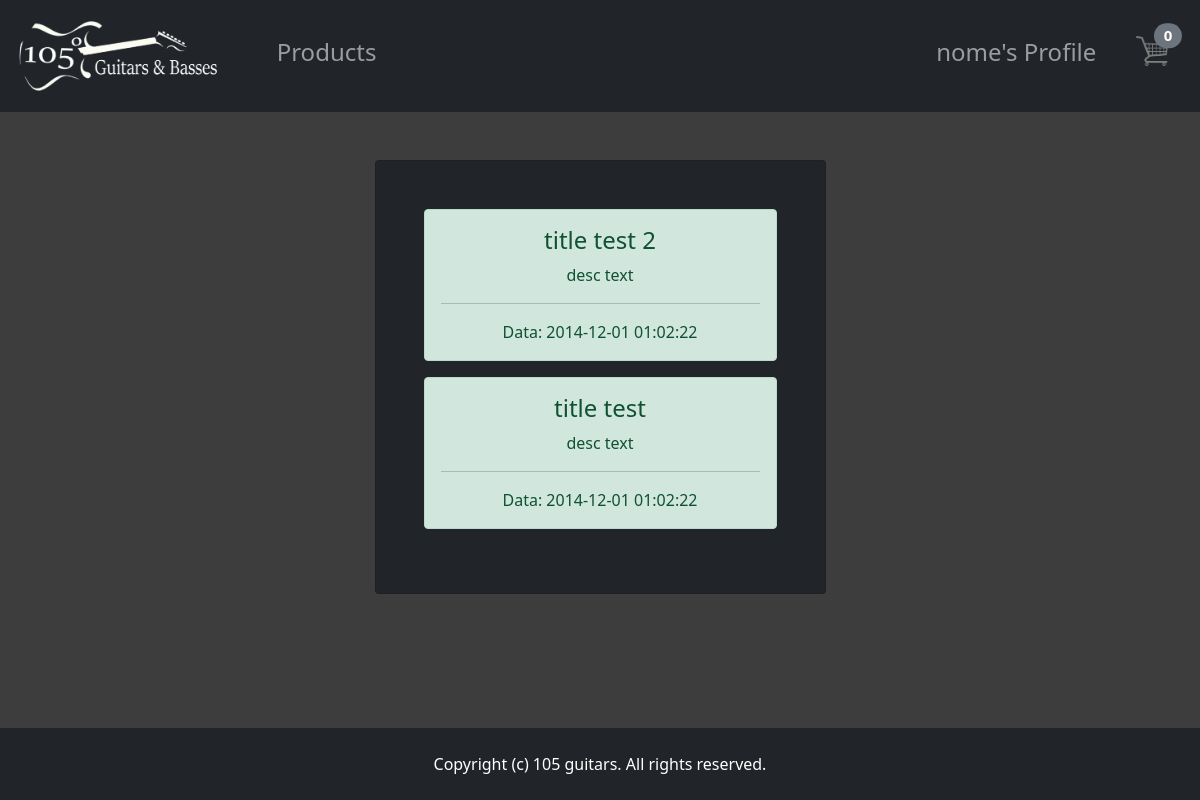
The app's page /notification_page.php (signed in), older data.
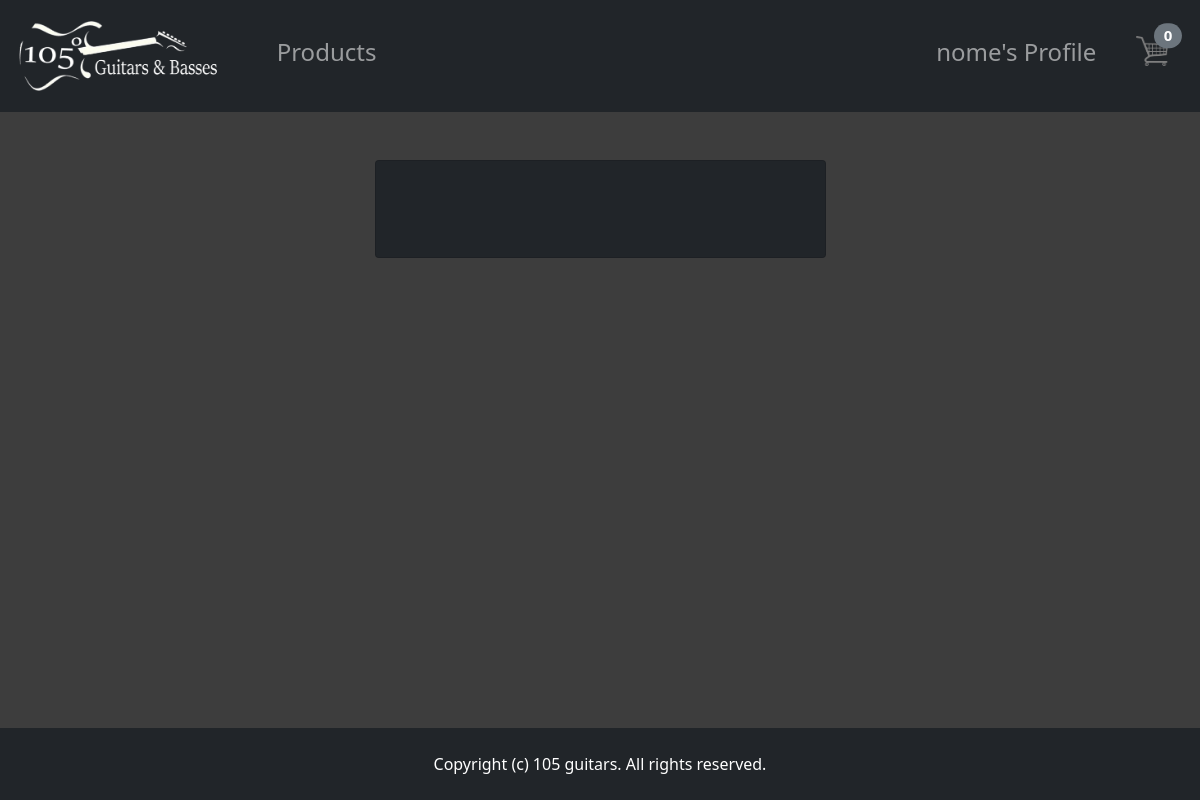
The same page, newer data.
### tables this page shows
create table notifica(
    codice int not null AUTO_INCREMENT,
    titolo varchar(256) not null,
    descrizione varchar(1024) not null,
    ID_UTENTE varchar(40) not null,
    relativa_carrello boolean not null,
    invio datetime not null,
    CONSTRAINT ID_NOTIF PRIMARY key (codice)
);

### template/base_page.php (called while the page is built)
<?php
require_once "bootstrap_page.php";
$params["profile-url"] = "login.php";
$params["user-name"] = "";
$params["articles-in-cart"] = !is_set_and_not_empty($_SESSION["articles-in-cart"]) ? 0 : count($_SESSION["articles-in-cart"]);
$params["jquery-source"] = "https://code.jquery.com/jquery-3.6.0.min.js";
if(isUserLoggedIn()) {
    $params["profile-url"] = $_SESSION["isadmin"] ? "seller_profile.php" : "user_profile.php";
    $params["user-name"] = $_SESSION["name"];
}
require "base.php";
?>

### notification_page.php (called while the page is built, shortened)
<?php
require_once "bootstrap_page.php";
$params["notifications"] = $the_db->getNotifications($_SESSION["email"]);
$params["name"] = "notification_page_template.php";
require "template/base_page.php"
?>

### database.php (called while the page is built, shortened)
<?php
class Database {
    private $db;
    public function __construct($servername, $username, $password, $dbname, $port){
        $this->db = new mysqli($servername, $username, $password, $dbname, $port);
    }
    public function getNotifications($email) {
        $stmt = $this->db->prepare("select codice, titolo, descrizione, ID_UTENTE, invio
                                    from notifica
                                    where notifica.ID_UTENTE = ?");
        $stmt->bind_param("s", $email);
        $stmt->execute();
        return $stmt->get_result()->fetch_all(MYSQLI_ASSOC);
    }
}
?>

### bootstrap_page.php (called while the page is built, shortened)
<?php
require_once "database.php";
require_once "functions.php";
$the_db = new Database("localhost", "root", "", "105guitars", 3306);
?>

### functions.php (called while the page is built, shortened)
<?php
function is_set_and_not_empty(&$var) {
    return isset($var) && !empty($var);
}
?>

### template/notification_page_template.php (the view)
<section>
	<div class="container">
	  <div class="row d-flex justify-content-center align-items-center h-100">
		<div class="col-12 col-md-8 col-lg-6 col-xl-5">
		  <div class="card bg-dark text-white rounded">
			<div class="card-body p-5 text-center">
                <?php foreach(array_reverse($params["notifications"]) as $notif): ?>
                    <div class="alert alert-success" role="alert">
                        <h4 class="alert-heading"><?php echo $notif["titolo"] ?></h4>
                        <p><?php echo nl2br($notif["descrizione"]); ?></p>
                        <hr>
                        <p class="mb-0">Data: <?php echo $notif["invio"] ?></p>
                    </div>
                <?php endforeach; ?>
            </div>
		  </div>
		</div>
	  </div>
	</div>
</section>

Row changes from the older to the newer data that the page shows:
removed notifica: titolo "title test 2", descrizione "desc text", invio "2014-12-01 01:02:22"
removed notifica: titolo "title test", descrizione "desc text", invio "2014-12-01 01:02:22"
